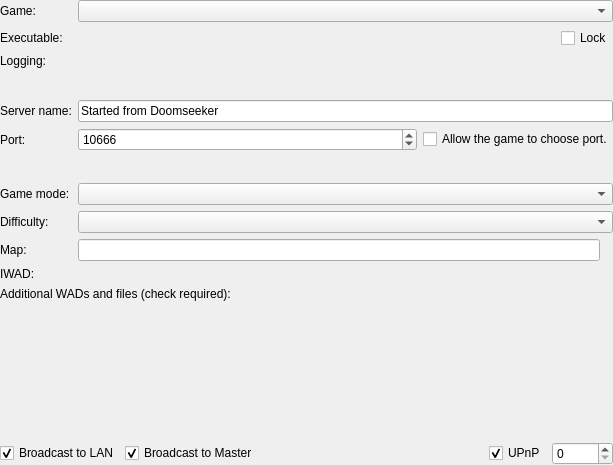
<?xml version="1.0" encoding="UTF-8"?>
<ui version="4.0">
 <class>GeneralGameSetupPanel</class>
 <widget class="QWidget" name="GeneralGameSetupPanel">
  <property name="geometry">
   <rect>
    <x>0</x>
    <y>0</y>
    <width>613</width>
    <height>465</height>
   </rect>
  </property>
  <layout class="QVBoxLayout" name="verticalLayout">
   <property name="leftMargin">
    <number>0</number>
   </property>
   <property name="topMargin">
    <number>0</number>
   </property>
   <property name="rightMargin">
    <number>0</number>
   </property>
   <property name="bottomMargin">
    <number>0</number>
   </property>
   <item>
    <layout class="QFormLayout" name="formLayout">
     <property name="fieldGrowthPolicy">
      <enum>QFormLayout::AllNonFixedFieldsGrow</enum>
     </property>
     <item row="0" column="0">
      <widget class="QLabel" name="label">
       <property name="text">
        <string>Game:</string>
       </property>
      </widget>
     </item>
     <item row="0" column="1">
      <widget class="EnginePluginComboBox" name="cboEngine"/>
     </item>
     <item row="1" column="0">
      <widget class="QLabel" name="labelExecutable">
       <property name="text">
        <string>Executable:</string>
       </property>
      </widget>
     </item>
     <item row="1" column="1">
      <layout class="QHBoxLayout" name="horizontalLayout_7">
       <item>
        <widget class="GameExecutablePicker" name="hostExecutableInput" native="true">
         <property name="sizePolicy">
          <sizepolicy hsizetype="Expanding" vsizetype="Preferred">
           <horstretch>0</horstretch>
           <verstretch>0</verstretch>
          </sizepolicy>
         </property>
         <property name="focusPolicy">
          <enum>Qt::WheelFocus</enum>
         </property>
        </widget>
       </item>
       <item>
        <widget class="GameExecutablePicker" name="offlineExecutableInput" native="true">
         <property name="sizePolicy">
          <sizepolicy hsizetype="Expanding" vsizetype="Preferred">
           <horstretch>0</horstretch>
           <verstretch>0</verstretch>
          </sizepolicy>
         </property>
         <property name="focusPolicy">
          <enum>Qt::WheelFocus</enum>
         </property>
        </widget>
       </item>
       <item>
        <widget class="GameExecutablePicker" name="remoteExecutableInput" native="true">
         <property name="sizePolicy">
          <sizepolicy hsizetype="Expanding" vsizetype="Preferred">
           <horstretch>0</horstretch>
           <verstretch>0</verstretch>
          </sizepolicy>
         </property>
         <property name="focusPolicy">
          <enum>Qt::WheelFocus</enum>
         </property>
        </widget>
       </item>
       <item>
        <widget class="QCheckBox" name="cbLockExecutable">
         <property name="toolTip">
          <string>If locked, executable won't change when new config for the same engine is loaded</string>
         </property>
         <property name="text">
          <string>Lock</string>
         </property>
        </widget>
       </item>
      </layout>
     </item>
     <item row="2" column="0">
      <widget class="QLabel" name="labelLogging">
       <property name="text">
        <string>Logging:</string>
       </property>
      </widget>
     </item>
     <item row="2" column="1">
      <widget class="LogDirectoryPicker" name="logDirectoryPicker" native="true"/>
     </item>
     <item row="3" column="0">
      <spacer name="horizontalSpacer">
       <property name="orientation">
        <enum>Qt::Horizontal</enum>
       </property>
       <property name="sizeHint" stdset="0">
        <size>
         <width>40</width>
         <height>20</height>
        </size>
       </property>
      </spacer>
     </item>
     <item row="4" column="0">
      <widget class="QLabel" name="labelServerName">
       <property name="text">
        <string>Server name:</string>
       </property>
      </widget>
     </item>
     <item row="4" column="1">
      <widget class="QLineEdit" name="leServerName">
       <property name="text">
        <string>Started from Doomseeker</string>
       </property>
      </widget>
     </item>
     <item row="5" column="0">
      <widget class="QLabel" name="labelPort">
       <property name="text">
        <string>Port:</string>
       </property>
      </widget>
     </item>
     <item row="5" column="1">
      <widget class="QWidget" name="portArea" native="true">
       <layout class="QHBoxLayout" name="horizontalLayout_81">
        <property name="leftMargin">
         <number>0</number>
        </property>
        <property name="topMargin">
         <number>0</number>
        </property>
        <property name="rightMargin">
         <number>0</number>
        </property>
        <property name="bottomMargin">
         <number>0</number>
        </property>
        <item>
         <widget class="QSpinBox" name="spinPort">
          <property name="minimum">
           <number>1</number>
          </property>
          <property name="maximum">
           <number>65535</number>
          </property>
          <property name="value">
           <number>10666</number>
          </property>
         </widget>
        </item>
        <item>
         <widget class="QCheckBox" name="cbAllowTheGameToChoosePort">
          <property name="sizePolicy">
           <sizepolicy hsizetype="Maximum" vsizetype="Fixed">
            <horstretch>0</horstretch>
            <verstretch>0</verstretch>
           </sizepolicy>
          </property>
          <property name="text">
           <string>Allow the game to choose port.</string>
          </property>
         </widget>
        </item>
       </layout>
      </widget>
     </item>
     <item row="7" column="0">
      <widget class="QLabel" name="label_2">
       <property name="text">
        <string>Game mode:</string>
       </property>
      </widget>
     </item>
     <item row="7" column="1">
      <widget class="QComboBox" name="cboGamemode"/>
     </item>
     <item row="8" column="0">
      <widget class="QLabel" name="labelDifficulty">
       <property name="text">
        <string>Difficulty:</string>
       </property>
      </widget>
     </item>
     <item row="8" column="1">
      <widget class="QComboBox" name="cboDifficulty">
       <property name="sizePolicy">
        <sizepolicy hsizetype="Expanding" vsizetype="Fixed">
         <horstretch>0</horstretch>
         <verstretch>0</verstretch>
        </sizepolicy>
       </property>
      </widget>
     </item>
     <item row="9" column="0">
      <widget class="QLabel" name="label_10">
       <property name="text">
        <string>Map:</string>
       </property>
      </widget>
     </item>
     <item row="9" column="1">
      <layout class="QHBoxLayout" name="horizontalLayout">
       <item>
        <widget class="QLineEdit" name="leMap"/>
       </item>
       <item>
        <widget class="QLabel" name="lblMapWarning">
         <property name="sizePolicy">
          <sizepolicy hsizetype="Maximum" vsizetype="Maximum">
           <horstretch>0</horstretch>
           <verstretch>0</verstretch>
          </sizepolicy>
         </property>
         <property name="maximumSize">
          <size>
           <width>20</width>
           <height>20</height>
          </size>
         </property>
         <property name="toolTip">
          <string>This map isn't present on map list. Game may misbehave.</string>
         </property>
         <property name="pixmap">
          <pixmap resource="../../../../media/resources.qrc">:/icons/exclamation.png</pixmap>
         </property>
         <property name="scaledContents">
          <bool>true</bool>
         </property>
        </widget>
       </item>
      </layout>
     </item>
     <item row="10" column="0">
      <widget class="QLabel" name="labelIwad">
       <property name="text">
        <string>IWAD:</string>
       </property>
      </widget>
     </item>
     <item row="10" column="1">
      <widget class="IwadPicker" name="iwadPicker" native="true"/>
     </item>
     <item row="6" column="0">
      <widget class="QWidget" name="hostModeSpacer" native="true">
       <property name="sizePolicy">
        <sizepolicy hsizetype="Fixed" vsizetype="Fixed">
         <horstretch>0</horstretch>
         <verstretch>0</verstretch>
        </sizepolicy>
       </property>
       <property name="minimumSize">
        <size>
         <width>40</width>
         <height>20</height>
        </size>
       </property>
       <property name="maximumSize">
        <size>
         <width>40</width>
         <height>20</height>
        </size>
       </property>
      </widget>
     </item>
    </layout>
   </item>
   <item>
    <widget class="QLabel" name="label_6">
     <property name="text">
      <string>Additional WADs and files (check required):</string>
     </property>
    </widget>
   </item>
   <item>
    <widget class="WadsPicker" name="wadsPicker" native="true">
     <property name="sizePolicy">
      <sizepolicy hsizetype="Preferred" vsizetype="Expanding">
       <horstretch>0</horstretch>
       <verstretch>0</verstretch>
      </sizepolicy>
     </property>
    </widget>
   </item>
   <item>
    <widget class="QWidget" name="broadcastOptionsArea" native="true">
     <layout class="QHBoxLayout" name="horizontalLayout_3" stretch="0,1,0">
      <property name="leftMargin">
       <number>0</number>
      </property>
      <property name="topMargin">
       <number>0</number>
      </property>
      <property name="rightMargin">
       <number>0</number>
      </property>
      <property name="bottomMargin">
       <number>0</number>
      </property>
      <item>
       <widget class="QCheckBox" name="cbBroadcastToLAN">
        <property name="text">
         <string>Broadcast to LAN</string>
        </property>
        <property name="checked">
         <bool>true</bool>
        </property>
       </widget>
      </item>
      <item>
       <widget class="QCheckBox" name="cbBroadcastToMaster">
        <property name="text">
         <string>Broadcast to Master</string>
        </property>
        <property name="checked">
         <bool>true</bool>
        </property>
       </widget>
      </item>
      <item>
       <widget class="QWidget" name="upnpArea" native="true">
        <layout class="QHBoxLayout" name="horizontalLayout_2">
         <property name="leftMargin">
          <number>0</number>
         </property>
         <property name="topMargin">
          <number>0</number>
         </property>
         <property name="rightMargin">
          <number>0</number>
         </property>
         <property name="bottomMargin">
          <number>0</number>
         </property>
         <item>
          <widget class="QCheckBox" name="cbUpnp">
           <property name="toolTip">
            <string>If checked, the game will try to tell your router to forward necessary ports.</string>
           </property>
           <property name="text">
            <string>UPnP</string>
           </property>
           <property name="checked">
            <bool>true</bool>
           </property>
          </widget>
         </item>
         <item>
          <widget class="QSpinBox" name="spinUpnpPort">
           <property name="toolTip">
            <string>&lt;html&gt;&lt;head/&gt;&lt;body&gt;&lt;p&gt;UPnP port. Set this to 0 to let Doomseeker or game decide.&lt;/p&gt;&lt;/body&gt;&lt;/html&gt;</string>
           </property>
           <property name="maximum">
            <number>65535</number>
           </property>
          </widget>
         </item>
        </layout>
       </widget>
      </item>
     </layout>
    </widget>
   </item>
  </layout>
 </widget>
 <customwidgets>
  <customwidget>
   <class>WadsPicker</class>
   <extends>QWidget</extends>
   <header>gui/createserver/wadspicker.h</header>
   <container>1</container>
  </customwidget>
  <customwidget>
   <class>IwadPicker</class>
   <extends>QWidget</extends>
   <header location="global">gui/createserver/iwadpicker.h</header>
   <container>1</container>
  </customwidget>
  <customwidget>
   <class>EnginePluginComboBox</class>
   <extends>QComboBox</extends>
   <header>gui/widgets/engineplugincombobox.h</header>
  </customwidget>
  <customwidget>
   <class>GameExecutablePicker</class>
   <extends>QWidget</extends>
   <header>gui/createserver/gameexecutablepicker.h</header>
   <container>1</container>
  </customwidget>
  <customwidget>
   <class>LogDirectoryPicker</class>
   <extends>QWidget</extends>
   <header location="global">gui/createserver/logdirectorypicker.h</header>
   <container>1</container>
  </customwidget>
 </customwidgets>
 <tabstops>
  <tabstop>cboEngine</tabstop>
  <tabstop>hostExecutableInput</tabstop>
  <tabstop>offlineExecutableInput</tabstop>
  <tabstop>remoteExecutableInput</tabstop>
  <tabstop>cbLockExecutable</tabstop>
  <tabstop>leServerName</tabstop>
  <tabstop>spinPort</tabstop>
  <tabstop>cbAllowTheGameToChoosePort</tabstop>
  <tabstop>cboGamemode</tabstop>
  <tabstop>cboDifficulty</tabstop>
  <tabstop>leMap</tabstop>
  <tabstop>cbBroadcastToLAN</tabstop>
  <tabstop>cbBroadcastToMaster</tabstop>
  <tabstop>cbUpnp</tabstop>
  <tabstop>spinUpnpPort</tabstop>
 </tabstops>
 <resources>
  <include location="../../../../media/resources.qrc"/>
 </resources>
 <connections>
  <connection>
   <sender>cboGamemode</sender>
   <signal>currentIndexChanged(int)</signal>
   <receiver>GeneralGameSetupPanel</receiver>
   <slot>onGameModeChanged(int)</slot>
   <hints>
    <hint type="sourcelabel">
     <x>594</x>
     <y>177</y>
    </hint>
    <hint type="destinationlabel">
     <x>597</x>
     <y>211</y>
    </hint>
   </hints>
  </connection>
  <connection>
   <sender>leMap</sender>
   <signal>textChanged(QString)</signal>
   <receiver>GeneralGameSetupPanel</receiver>
   <slot>updateMapWarningVisibility()</slot>
   <hints>
    <hint type="sourcelabel">
     <x>320</x>
     <y>200</y>
    </hint>
    <hint type="destinationlabel">
     <x>297</x>
     <y>191</y>
    </hint>
   </hints>
  </connection>
 </connections>
 <slots>
  <slot>setExecutableToDefault()</slot>
  <slot>browseExecutable()</slot>
  <slot>onGameModeChanged(int)</slot>
  <slot>updateMapWarningVisibility()</slot>
 </slots>
</ui>
